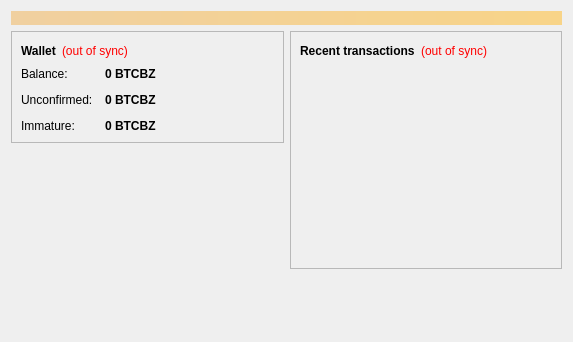
<?xml version="1.0" encoding="UTF-8"?>
<ui version="4.0">
 <class>OverviewPage</class>
 <widget class="QWidget" name="OverviewPage">
  <property name="geometry">
   <rect>
    <x>0</x>
    <y>0</y>
    <width>573</width>
    <height>342</height>
   </rect>
  </property>
  <property name="windowTitle">
   <string>Form</string>
  </property>
  <layout class="QVBoxLayout" name="topLayout">
   <item>
    <widget class="QLabel" name="labelAlerts">
     <property name="visible">
      <bool>false</bool>
     </property>
     <property name="styleSheet">
      <string notr="true">background-color: qlineargradient(x1: 0, y1: 0, x2: 1, y2: 0, stop:0 #F0D0A0, stop:1 #F8D488); color:#000000;</string>
     </property>
     <property name="wordWrap">
      <bool>true</bool>
     </property>
     <property name="margin">
      <number>3</number>
     </property>
    </widget>
   </item>
   <item>
    <layout class="QHBoxLayout" name="horizontalLayout" stretch="1,1">
     <item>
      <layout class="QVBoxLayout" name="verticalLayout_2">
       <item>
        <widget class="QFrame" name="frame">
         <property name="frameShape">
          <enum>QFrame::StyledPanel</enum>
         </property>
         <property name="frameShadow">
          <enum>QFrame::Raised</enum>
         </property>
         <layout class="QVBoxLayout" name="verticalLayout_4">
          <item>
           <layout class="QHBoxLayout" name="horizontalLayout_4">
            <item>
             <widget class="QLabel" name="label_5">
              <property name="font">
               <font>
                <weight>75</weight>
                <bold>true</bold>
               </font>
              </property>
              <property name="text">
               <string>Wallet</string>
              </property>
             </widget>
            </item>
            <item>
             <widget class="QLabel" name="labelWalletStatus">
              <property name="toolTip">
               <string>The displayed information may be out of date. Your wallet automatically synchronizes with the BTCBITZCoin network after a connection is established, but this process has not completed yet.</string>
              </property>
              <property name="styleSheet">
               <string notr="true">QLabel { color: red; }</string>
              </property>
              <property name="text">
               <string notr="true">(out of sync)</string>
              </property>
              <property name="alignment">
               <set>Qt::AlignLeading|Qt::AlignLeft|Qt::AlignVCenter</set>
              </property>
             </widget>
            </item>
            <item>
             <spacer name="horizontalSpacer_2">
              <property name="orientation">
               <enum>Qt::Horizontal</enum>
              </property>
              <property name="sizeHint" stdset="0">
               <size>
                <width>40</width>
                <height>20</height>
               </size>
              </property>
             </spacer>
            </item>
           </layout>
          </item>
          <item>
           <layout class="QFormLayout" name="formLayout_2">
            <property name="fieldGrowthPolicy">
             <enum>QFormLayout::AllNonFixedFieldsGrow</enum>
            </property>
            <property name="horizontalSpacing">
             <number>12</number>
            </property>
            <property name="verticalSpacing">
             <number>12</number>
            </property>
            <item row="0" column="0">
             <widget class="QLabel" name="label">
              <property name="text">
               <string>Balance:</string>
              </property>
             </widget>
            </item>
            <item row="0" column="1">
             <widget class="QLabel" name="labelBalance">
              <property name="font">
               <font>
                <weight>75</weight>
                <bold>true</bold>
               </font>
              </property>
              <property name="cursor">
               <cursorShape>IBeamCursor</cursorShape>
              </property>
              <property name="toolTip">
               <string>Your current balance</string>
              </property>
              <property name="text">
               <string notr="true">0 BTCBZ</string>
              </property>
              <property name="textInteractionFlags">
               <set>Qt::LinksAccessibleByMouse|Qt::TextSelectableByKeyboard|Qt::TextSelectableByMouse</set>
              </property>
             </widget>
            </item>
            <item row="1" column="0">
             <widget class="QLabel" name="label_3">
              <property name="text">
               <string>Unconfirmed:</string>
              </property>
             </widget>
            </item>
            <item row="1" column="1">
             <widget class="QLabel" name="labelUnconfirmed">
              <property name="font">
               <font>
                <weight>75</weight>
                <bold>true</bold>
               </font>
              </property>
              <property name="cursor">
               <cursorShape>IBeamCursor</cursorShape>
              </property>
              <property name="toolTip">
               <string>Total of transactions that have yet to be confirmed, and do not yet count toward the current balance</string>
              </property>
              <property name="text">
               <string notr="true">0 BTCBZ</string>
              </property>
              <property name="textInteractionFlags">
               <set>Qt::LinksAccessibleByMouse|Qt::TextSelectableByKeyboard|Qt::TextSelectableByMouse</set>
              </property>
             </widget>
            </item>
            <item row="2" column="0">
             <widget class="QLabel" name="labelImmatureText">
              <property name="text">
               <string>Immature:</string>
              </property>
             </widget>
            </item>
            <item row="2" column="1">
             <widget class="QLabel" name="labelImmature">
              <property name="font">
               <font>
                <weight>75</weight>
                <bold>true</bold>
               </font>
              </property>
              <property name="toolTip">
               <string>Mined balance that has not yet matured</string>
              </property>
              <property name="text">
               <string notr="true">0 BTCBZ</string>
              </property>
              <property name="textInteractionFlags">
               <set>Qt::LinksAccessibleByMouse|Qt::TextSelectableByKeyboard|Qt::TextSelectableByMouse</set>
              </property>
             </widget>
            </item>
           </layout>
          </item>
         </layout>
        </widget>
       </item>
       <item>
        <spacer name="verticalSpacer">
         <property name="orientation">
          <enum>Qt::Vertical</enum>
         </property>
         <property name="sizeHint" stdset="0">
          <size>
           <width>20</width>
           <height>40</height>
          </size>
         </property>
        </spacer>
       </item>
        <item>
         <widget class="QLabel" name="label_wallet_bgcoin">
          <property name="text">
           <string/>
          </property>
          <property name="pixmap">
           <pixmap resource="../bitcoin.qrc">:/images/wallet_bgcoin</pixmap>
          </property>
          <property name="scaledContents">
           <bool>false</bool>
          </property>
          <property name="alignment">
           <set>Qt::AlignCenter</set>
          </property>
          <property name="margin">
           <number>-2</number>
          </property>
         </widget>
        </item>
        <item>
         <widget class="QLabel" name="label_6">
          <property name="text">
           <string/>
          </property>
         </widget>
        </item>
      </layout>
     </item>
     <item>
      <layout class="QVBoxLayout" name="verticalLayout_3">
       <item>
        <widget class="QFrame" name="frame_2">
         <property name="frameShape">
          <enum>QFrame::StyledPanel</enum>
         </property>
         <property name="frameShadow">
          <enum>QFrame::Raised</enum>
         </property>
         <layout class="QVBoxLayout" name="verticalLayout">
          <item>
           <layout class="QHBoxLayout" name="horizontalLayout_2">
            <item>
             <widget class="QLabel" name="label_4">
              <property name="text">
               <string>&lt;b&gt;Recent transactions&lt;/b&gt;</string>
              </property>
             </widget>
            </item>
            <item>
             <widget class="QLabel" name="labelTransactionsStatus">
              <property name="toolTip">
               <string>The displayed information may be out of date. Your wallet automatically synchronizes with the BTCBITZCoin network after a connection is established, but this process has not completed yet.</string>
              </property>
              <property name="styleSheet">
               <string notr="true">QLabel { color: red; }</string>
              </property>
              <property name="text">
               <string notr="true">(out of sync)</string>
              </property>
              <property name="alignment">
               <set>Qt::AlignRight|Qt::AlignTrailing|Qt::AlignVCenter</set>
              </property>
             </widget>
            </item>
            <item>
             <spacer name="horizontalSpacer">
              <property name="orientation">
               <enum>Qt::Horizontal</enum>
              </property>
              <property name="sizeHint" stdset="0">
               <size>
                <width>40</width>
                <height>20</height>
               </size>
              </property>
             </spacer>
            </item>
           </layout>
          </item>
          <item>
           <widget class="QListView" name="listTransactions">
            <property name="styleSheet">
             <string notr="true">QListView { background: transparent; }</string>
            </property>
            <property name="frameShape">
             <enum>QFrame::NoFrame</enum>
            </property>
            <property name="verticalScrollBarPolicy">
             <enum>Qt::ScrollBarAlwaysOff</enum>
            </property>
            <property name="horizontalScrollBarPolicy">
             <enum>Qt::ScrollBarAlwaysOff</enum>
            </property>
            <property name="selectionMode">
             <enum>QAbstractItemView::NoSelection</enum>
            </property>
           </widget>
          </item>
         </layout>
        </widget>
       </item>
       <item>
        <spacer name="verticalSpacer_2">
         <property name="orientation">
          <enum>Qt::Vertical</enum>
         </property>
         <property name="sizeHint" stdset="0">
          <size>
           <width>20</width>
           <height>40</height>
          </size>
         </property>
        </spacer>
       </item>
      </layout>
     </item>
    </layout>
   </item>
  </layout>
 </widget>
 <resources/>
 <connections/>
</ui>
